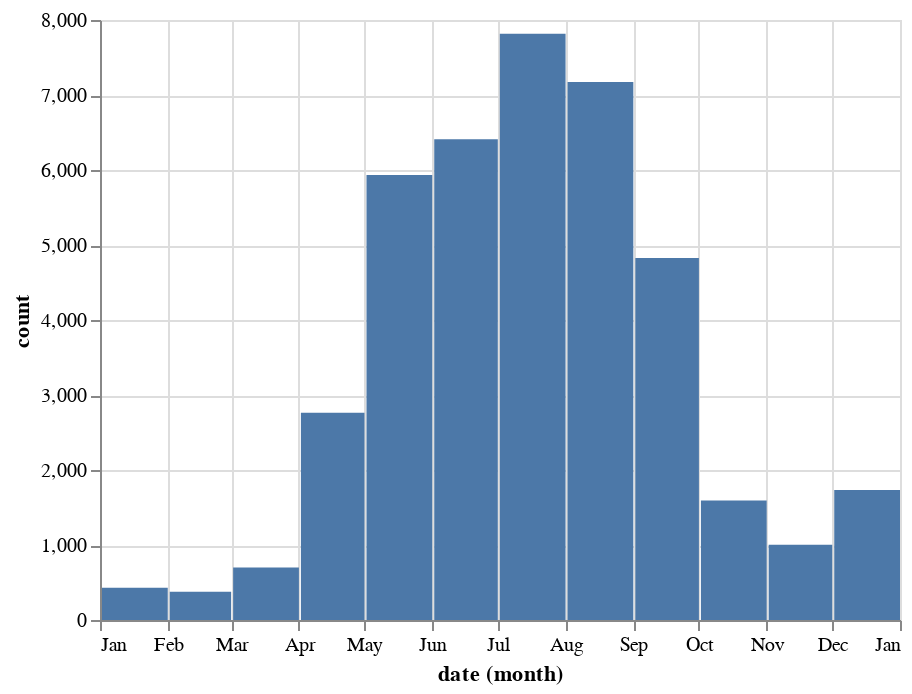

Source (notebook cell):
### Markdown cell above
### Observations per month
![observations_by_month.png](images/observations_by_month.png)

### Code cell
observations_by_month = get_observation_histogram(
    place_id=PLACE_ID,
    interval='month',
    d1='2020-01-02',
    d2='2020-12-31',
    verifiable=True,
)
observations_by_month = pd.DataFrame(
    [{'metric': 'Observations', 'date': k, 'count': v} for k, v in observations_by_month.items()]
)
alt.Chart(observations_by_month).mark_bar().encode(x='month(date):T', y='count:Q')

### Figure 1 — Vega-Lite specification as saved in the notebook (floating-point values rounded to 4 significant figures)
{"config": {"view": {"continuousWidth": 400, "continuousHeight": 300}}, "data": {"name": "data-8b39ecd04d0fd7230e17c2c33ee720c1"}, "mark": "bar", "encoding": {"x": {"type": "temporal", "field": "date", "timeUnit": "month"}, "y": {"type": "quantitative", "field": "count"}}, "$schema": "https://vega.github.io/schema/vega-lite/v4.8.1.json", "datasets": {"data-8b39ecd04d0fd7230e17c2c33ee720c1": [{"metric": "Observations", "date": "2020-01-01T00:00:00", "count": 430}, {"metric": "Observations", "date": "2020-02-01T00:00:00", "count": 377}, {"metric": "Observations", "date": "2020-03-01T00:00:00", "count": 699}, {"metric": "Observations", "date": "2020-04-01T00:00:00", "count": 2764}, {"metric": "Observations", "date": "2020-05-01T00:00:00", "count": 5932}, {"metric": "Observations", "date": "2020-06-01T00:00:00", "count": 6409}, {"metric": "Observations", "date": "2020-07-01T00:00:00", "count": 7817}, {"metric": "Observations", "date": "2020-08-01T00:00:00", "count": 7174}, {"metric": "Observations", "date": "2020-09-01T00:00:00", "count": 4828}, {"metric": "Observations", "date": "2020-10-01T00:00:00", "count": 1592}, {"metric": "Observations", "date": "2020-11-01T00:00:00", "count": 1002}, {"metric": "Observations", "date": "2020-12-01T00:00:00", "count": 1732}]}}
